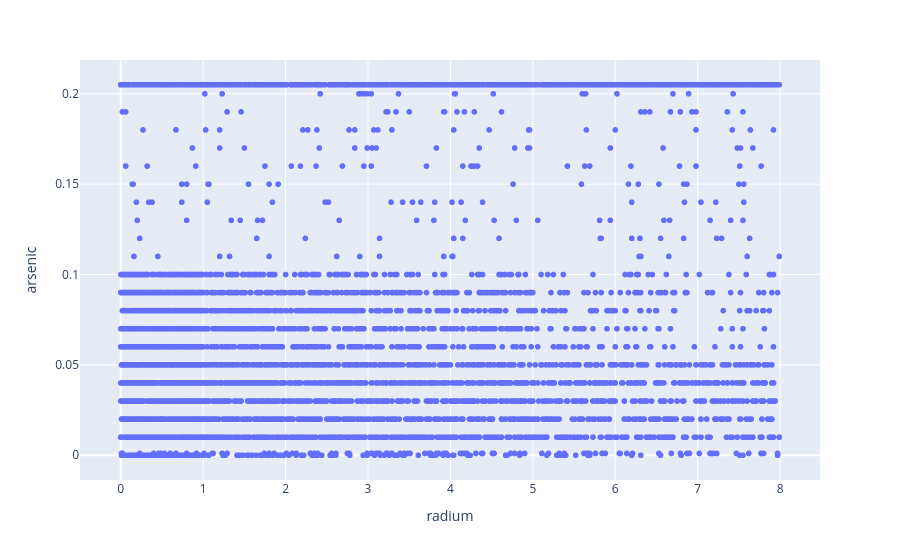

Source (notebook cell):
### Code cell
fig = px.scatter(df,x = "radium",y="arsenic")
fig.show()

### Figure 1 — Plotly figure (JSON) as saved in the notebook; plotly's stock layout.template omitted (floating-point values rounded to 4 significant figures; data arrays with more than 128 entries replaced by an {"elided": "..."} marker saying what was removed)
{"data": [{"hovertemplate": "radium=%{x}<br>arsenic=%{y}<extra></extra>", "legendgroup": "", "marker": {"color": "#636efa", "symbol": "circle"}, "mode": "markers", "name": "", "showlegend": false, "type": "scattergl", "x": {"elided": "7996 float values"}, "xaxis": "x", "y": {"elided": "7996 float values"}, "yaxis": "y"}], "layout": {"legend": {"tracegroupgap": 0}, "margin": {"t": 60}, "xaxis": {"anchor": "y", "domain": [0, 1], "title": {"text": "radium"}}, "yaxis": {"anchor": "x", "domain": [0, 1], "title": {"text": "arsenic"}}}}
